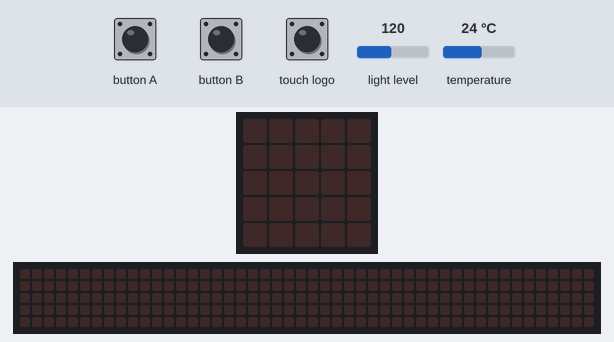
Bench run of a program on a simulated BBC micro:bit (MakeCode). Parts: the board's 5×5 LED display, a strip that is not on the board, showing the scrolling text unrolled. The inputs (shaded band) are chosen by the test bench; at power-on: temperature 24 °C, light level 120. A reset restarts the program; the 48×5 strip is a reading aid, not a part: it shows the text the display is scrolling, unrolled, one strip-width of it at a time.

Above: at 1.2 s.
1.3 s: button B pressed for 0.15 s
At 4.07 s:
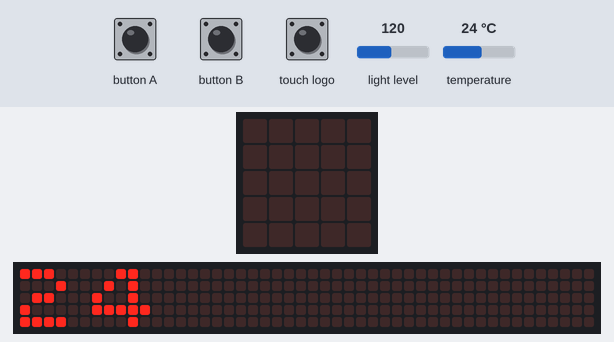
4.3 s: button A pressed for 0.15 s
At 7.2 s:
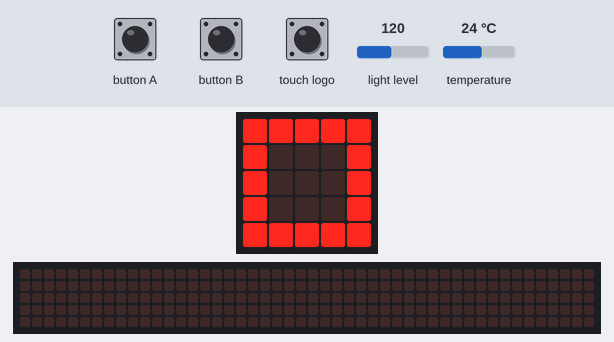
7.4 s: touch logo pressed for 0.15 s
At 8.7 s:
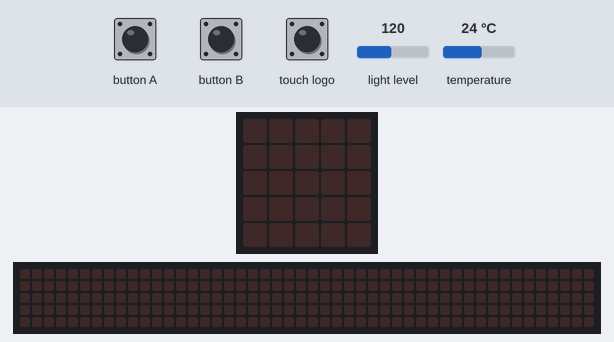
9.0 s: button B pressed for 0.15 s
At 9.37 s:
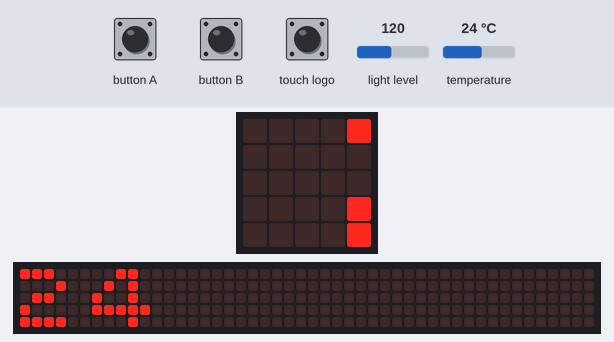
12.0 s: temperature set to 12 °C
At 14.72 s:
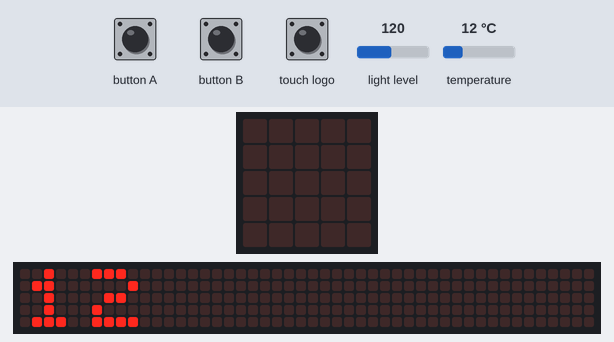
15.0 s: temperature set to 19 °C
At 17.41 s:
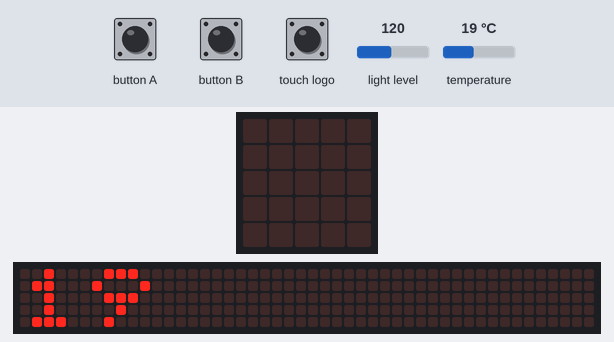

Measured:
- after the input at 1.3 s, the display: changes after 0.15 s (image 1)
- after the input at 4.3 s, the display: first differs from a run without the input after 2.6 s (image 2)
- after the input at 7.4 s, the display: changes after 0.15 s (image 3)
- after the input at 9.0 s, the display: first changes after 0.15 s (image 4 shows a later state)
- after the input at 12.0 s, the display: first differs from a run without the input after 2.6 s (image 5)

The program:

main.ts
```typescript
let neprestan = 0
input.onButtonPressed(Button.B, function () {
    neprestan = 0
    while (neprestan == 0) {
        basic.clearScreen()
        basic.showNumber(input.temperature())
    }
})
input.onLogoEvent(TouchButtonEvent.Pressed, function () {
    control.reset()
})
basic.forever(function () {
    let prestan_a = 0
    if (input.buttonIsPressed(Button.A) && prestan_a == 0) {
        neprestan = 1
        while (neprestan == 1) {
            if (input.lightLevel() > 60) {
                basic.showLeds(`
                    # # # # #
                    # . . . #
                    # . . . #
                    # . . . #
                    # # # # #
                    `)
            } else if (input.lightLevel() < 20) {
                basic.showLeds(`
                    . . . . .
                    . # # # .
                    . # . # .
                    . # # # .
                    . . . . .
                    `)
            }
        }
    }
})
```

test.ts
```typescript
// Tady jsou testy. Při použití tohoto balíčku jako rozšíření nebude zkompilováno.
```
